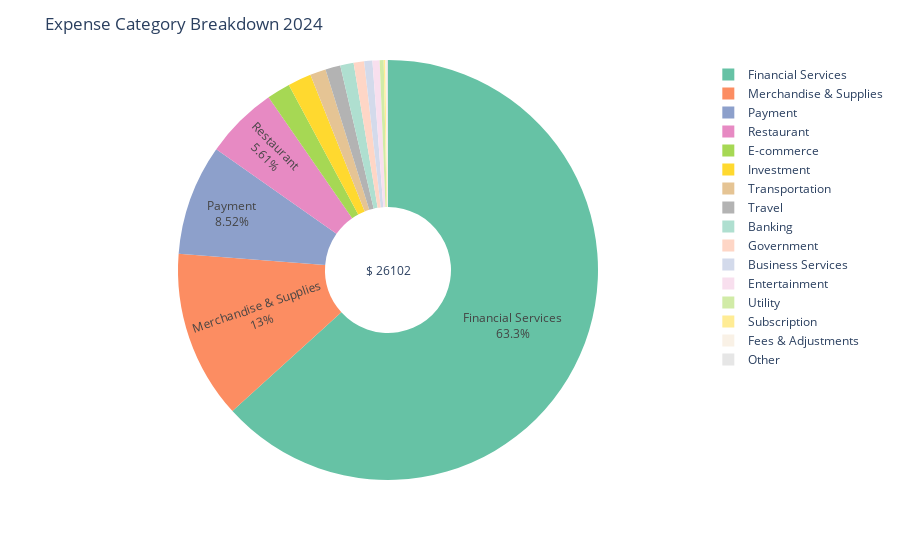

Notebook code for this chart:
### Code cell
# metric = 'Income'
# _type = 'Category'
# income_pie, income_df = make_pie_chart_expense_vs_income(df, 2024, metric, _type)
# income_pie

metric = 'Expense'
_type = 'Category'
expense_pie, expense_df = make_pie_chart_expense_vs_income(df, 2024, metric, _type)
expense_pie

### Figure 1 — Plotly figure (JSON) as saved in the notebook; plotly's stock layout.template omitted (floating-point values rounded to 4 significant figures; data arrays with more than 128 entries replaced by an {"elided": "..."} marker saying what was removed)
{"data": [{"direction": "clockwise", "domain": {"x": [0, 1], "y": [0, 1]}, "hole": 0.3, "hovertemplate": "Category=%{label}<br>Amount=%{value}<extra></extra>", "labels": {"elided": "215 str values"}, "legendgroup": "", "name": "", "showlegend": true, "textinfo": "label+percent", "textposition": "inside", "type": "pie", "values": {"elided": "215 float values"}}], "layout": {"annotations": [{"font": {"size": 12}, "showarrow": false, "text": "$ 26102", "x": 0.5, "y": 0.5}], "legend": {"tracegroupgap": 0}, "margin": {"t": 60}, "piecolorway": ["rgb(102,194,165)", "rgb(252,141,98)", "rgb(141,160,203)", "rgb(231,138,195)", "rgb(166,216,84)", "rgb(255,217,47)", "rgb(229,196,148)", "rgb(179,179,179)"], "title": {"text": "Expense Category Breakdown 2024"}, "uniformtext": {"minsize": 10, "mode": "hide"}}}
